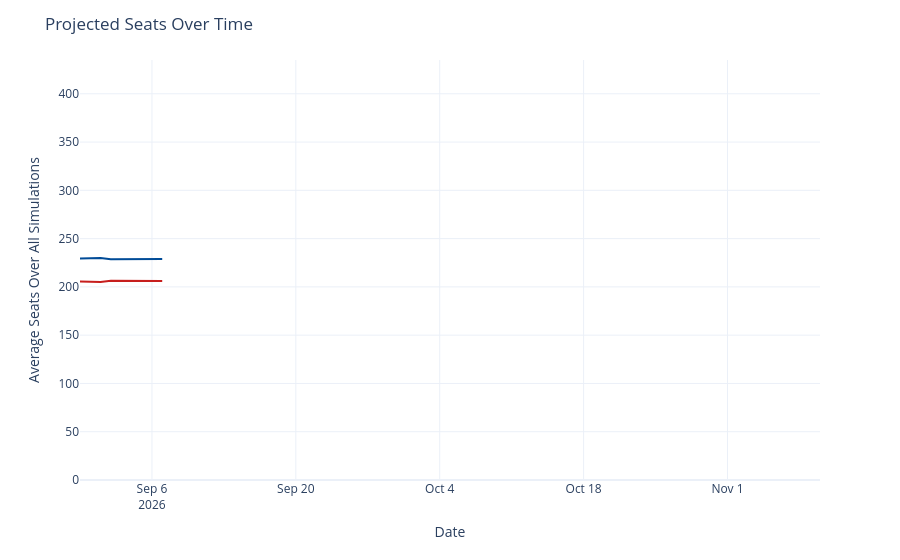

Notebook source saved alongside this figure:
### Code cell
seats_over_time = output_ts[(output_ts['geo'] == 'US House') &
                             (output_ts['type'] == 'seats')]
seats_over_time['rep_seats'] = seats_over_time['y'].map(lambda x: 435 - x)
seats_over_time = seats_over_time.rename({'y': 'Democrats', 'rep_seats': 'Republicans'}, axis=1)
seats_time_ser = px.line(seats_over_time, x='date', y=['Democrats', 'Republicans'], template='plotly_white',
                        color_discrete_map={'Democrats': '#004b97', 'Republicans': '#c71e1d'},)
seats_time_ser.update_traces(hovertemplate="%{y:.1f}")
seats_time_ser.update_layout(
    xaxis=dict(range=[pd.to_datetime('2026-08-30'), pd.to_datetime('2026-11-10')]),
    yaxis=dict(range=[0, 435]),
    xaxis_title='Date',
    yaxis_title='Average Seats Over All Simulations',
    title=dict(text="Projected Seats Over Time"),
    hovermode="x",
    showlegend=False
)
seats_time_ser

### Figure 1 — Plotly figure (JSON) as saved in the notebook; plotly's stock layout.template omitted (floating-point values rounded to 4 significant figures)
{"data": [{"hovertemplate": "%{y:.1f}", "legendgroup": "Democrats", "line": {"color": "#004b97", "dash": "solid"}, "marker": {"symbol": "circle"}, "mode": "lines", "name": "Democrats", "orientation": "v", "showlegend": true, "type": "scatter", "x": ["2026-08-30", "2026-08-31", "2026-09-01", "2026-09-02", "2026-09-03", "2026-09-04", "2026-09-05", "2026-09-06", "2026-09-07"], "xaxis": "x", "y": [229.4, 230.0, 230.0, 228.5, 228.5, 228.7, 228.7, 228.9, 228.8], "yaxis": "y"}, {"hovertemplate": "%{y:.1f}", "legendgroup": "Republicans", "line": {"color": "#c71e1d", "dash": "solid"}, "marker": {"symbol": "circle"}, "mode": "lines", "name": "Republicans", "orientation": "v", "showlegend": true, "type": "scatter", "x": ["2026-08-30", "2026-08-31", "2026-09-01", "2026-09-02", "2026-09-03", "2026-09-04", "2026-09-05", "2026-09-06", "2026-09-07"], "xaxis": "x", "y": [205.6, 205.0, 205.0, 206.5, 206.5, 206.3, 206.3, 206.1, 206.2], "yaxis": "y"}], "layout": {"hovermode": "x", "legend": {"title": {"text": "variable"}, "tracegroupgap": 0}, "margin": {"t": 60}, "showlegend": false, "title": {"text": "Projected Seats Over Time"}, "xaxis": {"anchor": "y", "domain": [0, 1], "range": ["2026-08-30T00:00:00", "2026-11-10T00:00:00"], "title": {"text": "Date"}}, "yaxis": {"anchor": "x", "domain": [0, 1], "range": [0, 435], "title": {"text": "Average Seats Over All Simulations"}}}}
